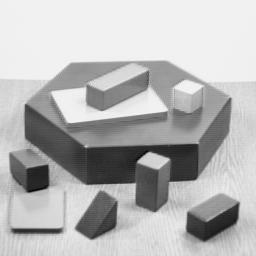
//> input picture Ex1/blox.jpg, 256 x 256 px
$ ./main   (built with g++ and OpenCV 4)
//> lines starting //> are read from the running program, lines starting //| are printed output that depends on the picture; after the words box and inside, x2 and y2 are one past the last pixel; in counts of white or black regions, pixels touching at a corner belong together
#include <stdio.h>
#include <iostream>
#include <opencv2/opencv.hpp>
#include "opencv2/imgproc.hpp"
#include "opencv2/core/types.hpp"

using namespace std;
using namespace cv;

int windowStartX = 10;
int windowStartY = 50;

int windowXoffset = 5;
int windowYoffset = 40;


void show(string name, Mat img, int x, int y)
{
    int w = img.cols + windowXoffset;
    int h = img.rows + windowYoffset;

    cv::namedWindow(name);
    cv::moveWindow(name,windowStartX + w * x,windowStartY + h * y);
    cv::imshow(name, img);
}

cv::Mat harrisResponseImage(cv::Mat img)
{

    show("Input",img,0,0);


    // TODO 1.1
    // Compute the spatial derivatives in x and y
    // direction with the sobel filter: [-1,0,1]
    Mat dIdx(img.rows,img.cols,img.type(),Scalar(0));
    Mat dIdy(img.rows,img.cols,img.type(),Scalar(0));

    //Sobel(img, dIdx,-1, 1,0,3,1,0,BORDER_DEFAULT);
	//Sobel(img, dIdy,-1, 0,1,3,1,0,BORDER_DEFAULT);
	Mat xKernel =(Mat_<float>(1,3) <<-1,0,1);
	Mat yKernel =xKernel.t();
	filter2D(img, dIdx,-1,xKernel);
	filter2D(img, dIdy,-1,yKernel);


    show("dI/dx",abs(dIdx),0,1);
    show("dI/dy",abs(dIdy),1,1);


    // TODO 1.2
    // Compute Ixx, Iyy, and Ixy with
    // Ixx = (dI/dx) * (dI/dx),
    // Iyy = (dI/dy) * (dI/dy),
    // Ixy = (dI/dx) * (dI/dy).
    // Note: The multiplication between the images is element-wise (not a matrix multiplication)!!
    Mat Ixx(img.rows,img.cols,img.type(),Scalar(0));
    Mat Iyy(img.rows,img.cols,img.type(),Scalar(0));
    Mat Ixy(img.rows,img.cols,img.type(),Scalar(0));

	Ixx =dIdx.mul(dIdx);
	Iyy =dIdy.mul(dIdy);
	Ixy =dIdx.mul(dIdy); //https://stackoverflow.com/questions/10936099/matrix-multiplication-in-opencv


    // TODO 1.3
    // Compute the images A,B, and C by blurring the
    // images Ixx, Iyy, and Ixy with a
    // Gaussian filter of size 3x3 and standard deviation of 1.
    Mat A(img.rows,img.cols,img.type(),Scalar(0));
    Mat B(img.rows,img.cols,img.type(),Scalar(0));
    Mat C(img.rows,img.cols,img.type(),Scalar(0));
    Size kernelSize = Size(3,3);
    float sdev = 1;

        GaussianBlur(Ixx, A, kernelSize,sdev,BORDER_DEFAULT);
        GaussianBlur(Iyy, B, kernelSize,sdev,BORDER_DEFAULT);
        GaussianBlur(Ixy, C, kernelSize,sdev,BORDER_DEFAULT);


    show("A",abs(A)*5,0,2);
    show("B",abs(B)*5,1,2);
    show("C",abs(C)*5,2,2);

    // TODO 1.4
    // Compute the harris response with the following formula:
    // R = Det - k * Trace*Trace
    // Det = A * B - C * C
    // Trace = A + B
    Mat response(img.rows,img.cols,img.type(),Scalar(0));
    float k = 0.06;
	for(int i =0; i<img.size().height;i++)
	{
		for(int j =0; j<img.size().width;j++)
		{
			float det =A.at<float>(i,j)*B.at<float>(i,j)-C.at<float>(i,j)*C.at<float>(i,j);
			float tra =A.at<float>(i,j) +B.at<float>(i,j);
			response.at<float>(i,j)=det -k*tra*tra;
                        // we we this form because not all edges are horizontal or vertical
		}
	}


    // Normalize
    double min, max;
    cv::minMaxLoc(response, &min, &max);
    response *= 1.0f / max;
    Mat dbg;
    normalize( response, dbg, 0, 1, NORM_MINMAX, CV_32FC1 );
    show("Harris Response",dbg,2,1);


    return response;
}

std::vector<KeyPoint> harrisKeypoints(Mat response, float threshold = 0.1)
{
    // TODO 2.1
    // Generate a keypoint for a pixel,
    // if the response is larger than the threshold
    // and it is a local maximum.
    //
    // Don't generate keypoints at the image border.
    // images from real world will crash my codes, because pixels at the image border are not considered
    std::vector<KeyPoint> points;
	for(int i =1; i<response.size().height-1;i++)
	{
		for (int j =1; j<response.size().width-1;j++)
		{
                        if((response.at<float>(i,j)>threshold) &&(response.at<float>(i,j)>response.at<float>(i-1,j-1))
                                &&(response.at<float>(i,j)>response.at<float>(i-1,j))&&(response.at<float>(i,j)>response.at<float>(i-1,j+1))&&
                                (response.at<float>(i,j)>response.at<float>(i,j-1))&&(response.at<float>(i,j)>response.at<float>(i,j+1))&&(response.at<float>(i,j)
                                                                                                                                           >response.at<float>(i+1,j-1))&&(response.at<float>
                                                                                                                                                                           (i,j)>response.at<float>(i+1,j))&&
                                (response.at<float>(i,j)>response.at<float>(i+1,j+1)))
			{
                                KeyPoint kp(j,i,1);
			    points.push_back(kp);
			}
		}
	}

    return points;
}

cv::Mat harrisEdges(Mat input, Mat response, float edgeThreshold = -0.01)
{
    // TODO 2.2
    // Set edge pixels to red.
    //
    // A pixel belongs to an edge, if the response is smaller than a threshold
    // and it is a minimum in x or y direction.
    //
    // Don't generate edges at the image border.

    Mat res = input.clone();
    for(int i =1; i<response.size().height-1;i++)
    {
        for(int j=1; j<response.size().width-1;j++)
        {
            if(response.at<float>(i,j)<edgeThreshold)
                /*
                if (((response.at<float>(i,j)< response.at<float>(i-1,j)) &&
                     (response.at<float>(i,j)< response.at<float>(i+1,j))) ||
                    ((response.at<float>(i,j)< response.at<float>(i,j-1)) &&
                     (response.at<float>(i,j)< response.at<float>(i,j+1))))
                */
                if ((response.at<float>(i,j)< response.at<float>(i-1,j) &&
                     response.at<float>(i,j)< response.at<float>(i+1,j)) ||
                    (response.at<float>(i,j)< response.at<float>(i,j-1) &&
                     response.at<float>(i,j)< response.at<float>(i,j+1)))
                     {
                       res.at<Vec3b>(i,j) =Vec3b(255,0,0);
                     }
        }
    }

    return res;
}

int main(int argc, char** argv )
{
    Mat input_img = imread("blox.jpg");
//> input_img is the input picture: 256 rows x 256 cols, CV_8UC3; min 0, max 252, mean 182.8
    //convert to floating point grayscale in the range [0,1]
    Mat input_gray;
    cvtColor( input_img, input_gray, CV_BGR2GRAY );
    Mat img;
    input_gray.convertTo(img,CV_32F);
    img *= (1.0f/255.0f);

    //compute corners and edges
    Mat response = harrisResponseImage(img);
//> in harrisResponseImage, `filter2D(img, dIdx,-1,xKernel);`:
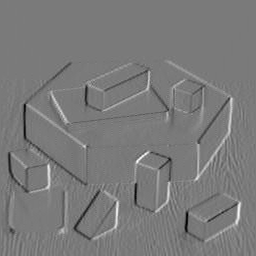
//> dIdx: 256 rows x 256 cols, CV_32FC1; min -0.51, max 0.549, mean 0.000123; drawn with min black and max white
//> in harrisResponseImage, `filter2D(img, dIdy,-1,yKernel);`:
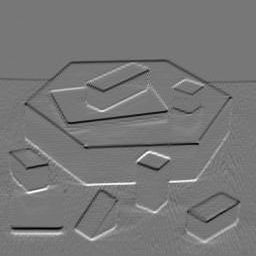
//> dIdy: 256 rows x 256 cols, CV_32FC1; min -0.545, max 0.616, mean -0.000886; drawn with min black and max white
//> in harrisResponseImage, `Ixy =dIdx.mul(dIdy);`:
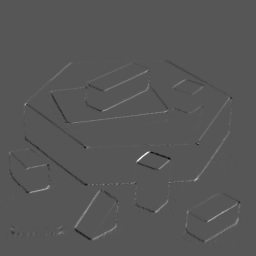
//> Ixy: 256 rows x 256 cols, CV_32FC1; min -0.143, max 0.278, mean 0.000496; drawn with min black and max white
//> in harrisResponseImage, `GaussianBlur(Iyy, B, kernelSize,sdev,BORDER_DEFAULT);`:
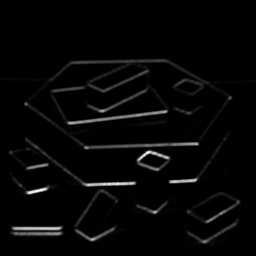
//> B: 256 rows x 256 cols, CV_32FC1; min 0, max 0.204, mean 0.00527; drawn with min black and max white
//> in show (call 6), `cv::imshow(name, img);`:
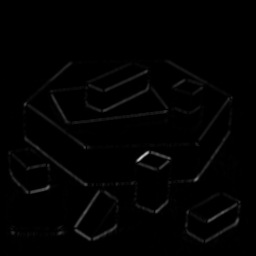
//> window 'C': 256 rows x 256 cols, CV_8UC1; min 0, max 203, mean 2.3
//> after the loop in harrisResponseImage, `for(int i =0; i<img.size().height;i++)`:
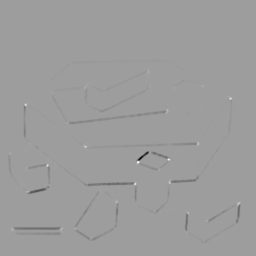
//> response: 256 rows x 256 cols, CV_32FC1; min -0.00568, max 0.00349, mean -2.64e-05; drawn with min black and max white
//> in harrisResponseImage, `cv::minMaxLoc(response, &min, &max);`: min = -0.00568; max = 0.00349
    std::vector<cv::KeyPoint> keyPoints = harrisKeypoints(response);
//> after the loop in harrisKeypoints, `for(int i =1; i<response.size().height-1;i++)`: points = 24 keypoints; strongest (x, y, size): (148, 71, 1), (85, 87, 1), (230, 98, 1), (25, 104, 1)
//> keyPoints has the same summary as points in harrisKeypoints
    Mat edges = harrisEdges(input_img,response);
//> after the loop in harrisEdges, `for(int i =1; i<response.size().height-1;i++)`:
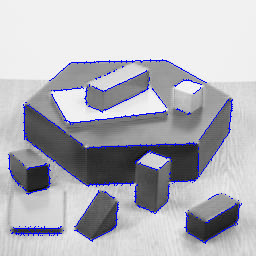
//> res: 256 rows x 256 cols, CV_8UC3; 3.06% of pixels changed, all inside (x1, y1, x2, y2) = (8, 59, 242, 244)


    show("Harris Edges",edges,1,0);
    Mat imgKeypoints1;
    drawKeypoints( input_img, keyPoints, imgKeypoints1, Scalar(0,255,0), DrawMatchesFlags::DEFAULT );
    show("Harris Keypoints",imgKeypoints1,2,0);


    cv::waitKey();
    return 0;
}
